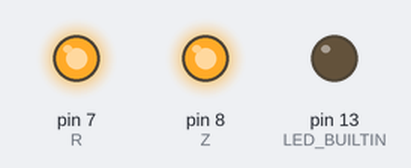
A sketch run on a simulated Arduino Uno, built with avr-gcc and run on an emulated ATmega328P. On the bench: output pins drawn as LEDs (lit = HIGH).

Above: at 0.1 s.
At 1.88 s:
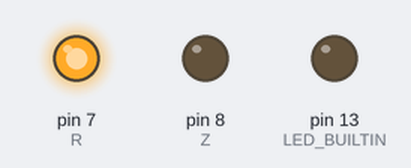
At 4.2 s:
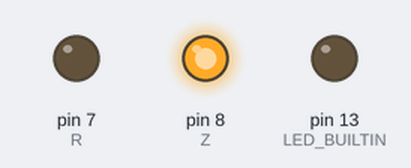
Timing chart, 0 to 4.5 s (numbered marks = the images above):
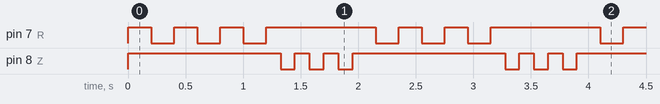

The sketch:

blinky.ino
```cpp
long time;
const int Z = 8;
const int R = 7;


void async() {
   // my try to make async calls but hopeless
  long time = millis();
  Serial.println(String(time));
  digitalWrite(LED_BUILTIN, HIGH);
  delay(50);
  digitalWrite(LED_BUILTIN, LOW);
  digitalWrite(7, LOW);
  digitalWrite(8, HIGH);
  delay(425);
  digitalWrite(7, HIGH);
  digitalWrite(8, LOW);
  delay(425);
}


void petka() {
  // zelena led neustale blika, frekvence blikani se po kazdem bliknuti zvysi o 1 hz, po dostazeni 50 hz se vrati na vzchozi hodnotu 1 hz a proces se opakuje
  for (int i = 1; i <= 50; i++) {
    Serial.println(String(i) + " Hz");
    digitalWrite(Z, HIGH);
    delay(1000 / i);
    digitalWrite(Z, LOW);
    delay(1000 / i);
  }
}

void sestka() {
  for (int i = 1; i <= 30; i++) {
    delay(1000 / (2*i));
    Serial.println(String(i) + "Hz");
    digitalWrite(Z, HIGH);
    delay((1000 / i));
    digitalWrite(Z, LOW);
    delay((1000 / i));
  }
}

void smyckaProSedmicku(int color) {
 digitalWrite((color == Z ? Z : R), HIGH);
  for (int i = 0; i < 3; i++) {
    digitalWrite((color == Z ? R : Z), HIGH);
    delay((color == Z ? 125 : 400));
    digitalWrite((color == Z ? R : Z), LOW);
    delay((color == Z ? 125 : 400));
  }
  digitalWrite((color == Z ? Z : R), LOW);
}

void sedmicka() {
  smyckaProSedmicku(Z);
  smyckaProSedmicku(R);
}

void bettersedmicka(int fc, int sc, int period, int iter) {
  digitalWrite(fc, HIGH);
   for (int i = 0; i < iter; i++) {
     digitalWrite(sc, HIGH);
     delay(period / 2);
     digitalWrite(sc, LOW);
     delay(period / 2);
   }
   digitalWrite(fc, LOW);
}

void setup() {
  pinMode(LED_BUILTIN, OUTPUT);
  pinMode(R, OUTPUT);
  pinMode(Z, OUTPUT);
  Serial.begin(9600);
}

void loop() {
  bettersedmicka(Z, R, 400, 3);
  bettersedmicka(R, Z, 250, 3);
}
```

Measured:
- by itself, pin 7 (R): repeats every 2.0 s: 2 × (LOW 0.20 s, HIGH 0.20 s), LOW 0.20 s, HIGH 0.95 s
- by itself, pin 8 (Z): repeats every 2.0 s: 2 × (LOW 0.13 s, HIGH 0.13 s), LOW 0.13 s, HIGH 1.3 s
- by itself, everything shown: repeats every 2.0 s, in 12 steps
